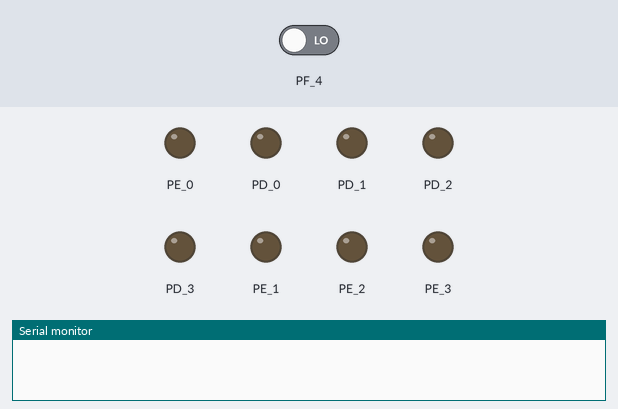
A sketch run on a simulated TI Tiva C LaunchPad. On the bench: output pins drawn as LEDs (lit = HIGH), the last lines printed to the serial monitor. The inputs (shaded band) are chosen by the test bench; at power-on: PF_4 LOW.

Above: at 1.2 s.
1.3 s: PF_4 driven HIGH
At 1.45 s:
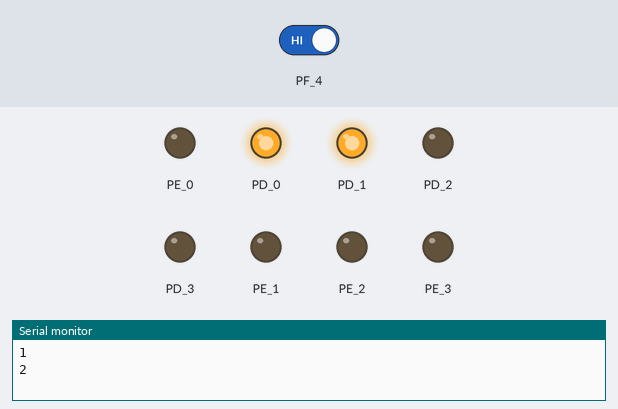
At 2.6 s:
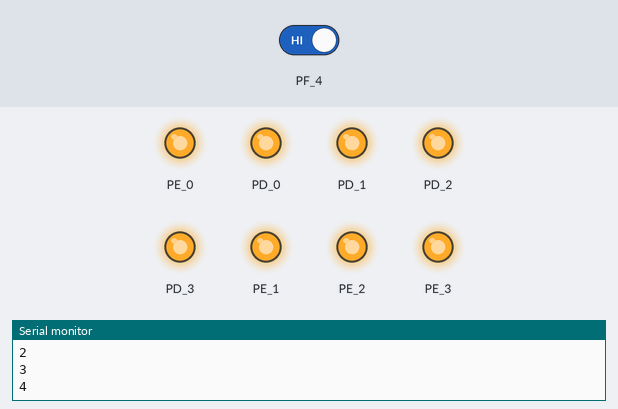
Timing chart, 0 to 4.3 s (numbered marks = the images above; inputs shaded):
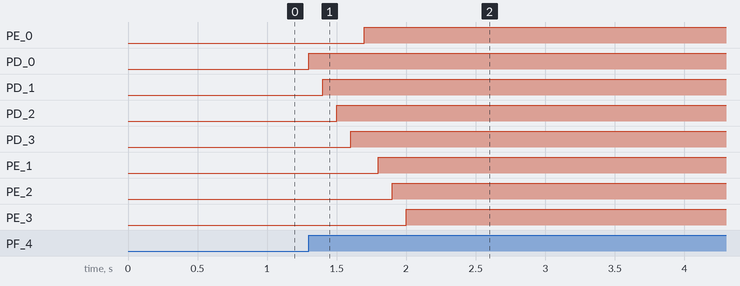

The sketch:

PRELAB6.ino
```cpp
int cont = 0;
int contnuevo = 0;

void setup() {
  pinMode(PF_4, INPUT);
  pinMode(PD_0, OUTPUT);
  pinMode(PD_1, OUTPUT);
  pinMode(PD_2, OUTPUT);
  pinMode(PD_3, OUTPUT);
  pinMode(PE_0, OUTPUT);
  pinMode(PE_1, OUTPUT);
  pinMode(PE_2, OUTPUT);
  pinMode(PE_3, OUTPUT);
}

void loop() {
  if(digitalRead(PF_4)== HIGH){
    contnuevo = cont+1;
    if(contnuevo != cont){

      Serial.println(contnuevo);

      switch(contnuevo){
        case 1:
              digitalWrite(PD_0, HIGH);
        break;
        case 2:
              digitalWrite(PD_1, HIGH);
        break;
        case 3:
              digitalWrite(PD_2, HIGH);
        break;
        case 4:
               digitalWrite(PD_3, HIGH);
        break;
        case 5:
              digitalWrite(PE_0, HIGH);
        break;
        case 6:
              digitalWrite(PE_1, HIGH);
        break;
        case 7:
              digitalWrite(PE_2, HIGH);
        break;
        case 8:
              digitalWrite(PE_3, HIGH);
        break;
        default:
              pinMode(PD_0, LOW);
              pinMode(PD_1, LOW);
              pinMode(PD_2, LOW);
              pinMode(PD_3, LOW);
              pinMode(PE_0, LOW);
              pinMode(PE_1, LOW);
              pinMode(PE_2, LOW);
              pinMode(PE_3, LOW);
              contnuevo = 0;
        break;
        }
        cont = contnuevo;
      }
    }
  delay(100);
}
```

Measured:
- after the input at 1.3 s, PE_0: LOW → HIGH after 0.40 s; PD_0: LOW → HIGH at once; PD_1: LOW → HIGH after 0.10 s; PD_2: LOW → HIGH after 0.20 s; PD_3: LOW → HIGH after 0.30 s
